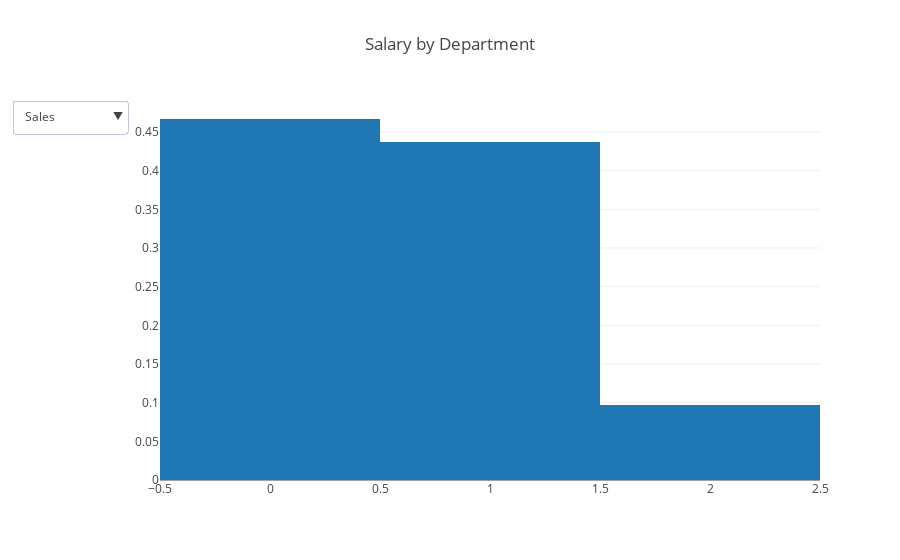

Notebook code cell kept with this figure:
### Code cell
traces = []
for dept in ['sales', 'accounting', 'hr', 'technical', 'support', 'management',
       'IT', 'product_mng', 'marketing', 'RandD']:
    traces.append(
        go.Histogram(
            x=df[df.department == dept].salary,
            histnorm='probability', 
            name = dept, 
            visible = (dept == 'accounting')))
layout = go.Layout(
    title='Salary by Department',
    updatemenus=list([
        dict(
            x=-0.05,
            y=1,
            yanchor='top',
            buttons=list([
                dict(
                    args=['visible', [True] + [False]*9],
                    label='Sales',
                    method='restyle'
                ),
                dict(
                    args=['visible', [False] + [True] + [False]*8],
                    label='Accounting',
                    method='restyle'
                ),
                dict(
                    args=['visible', [False]*2 + [True] + [False]*7],
                    label='Hr',
                    method='restyle'
                ),
                dict(
                    args=['visible', [False]*3 + [True] + [False]*6],
                    label='Technical',
                    method='restyle'
                ),
                dict(
                    args=['visible', [False]*4 + [True] + [False]*5],
                    label='Support',
                    method='restyle'
                ),
                dict(
                    args=['visible', [False]*5 + [True] + [False]*4],
                    label='Management',
                    method='restyle'
                ),
                dict(
                    args=['visible', [False]*6 + [True] + [False]*3],
                    label='IT',
                    method='restyle'
                ),                
                dict(
                    args=['visible', [False]*7 + [True] + [False]*2],
                    label='Product_mng',
                    method='restyle'
                ),                
                dict(
                    args=['visible', [False]*8 + [True] + [False]],
                    label='Marketing',
                    method='restyle'
                ),                
                dict(
                    args=['visible', [False]*9 + [True]],
                    label='RandD',
                    method='restyle'
                ),
                                
                dict(
                    args=['visible', [True]*10],
                    label='All',
                    method='restyle'
                ),
                
            ]),
        )
    ]),
)

fig = {'data': traces, 'layout': layout}
iplot(fig, show_link=False)

### Figure 1 — Plotly figure (JSON) as saved in the notebook; plotly's stock layout.template omitted (floating-point values rounded to 4 significant figures; data arrays with more than 128 entries replaced by an {"elided": "..."} marker saying what was removed)
{"data": [{"histnorm": "probability", "name": "sales", "type": "histogram", "uid": "4565802d-77a1-460a-a2be-586fa3a32ba0", "visible": false, "x": {"elided": "4140 int values"}}, {"histnorm": "probability", "name": "accounting", "type": "histogram", "uid": "cad94ba3-0aa8-4f0d-97a9-71c26549c3d4", "visible": true, "x": {"elided": "767 int values"}}, {"histnorm": "probability", "name": "hr", "type": "histogram", "uid": "9094a8c3-8b84-4f34-b243-1b42d3a47296", "visible": false, "x": {"elided": "739 int values"}}, {"histnorm": "probability", "name": "technical", "type": "histogram", "uid": "087e3d54-7a4c-43b3-8f5f-b38c2e0bd050", "visible": false, "x": {"elided": "2720 int values"}}, {"histnorm": "probability", "name": "support", "type": "histogram", "uid": "ca59e30e-4a95-4498-8dce-ecfbc1cc8c07", "visible": false, "x": {"elided": "2229 int values"}}, {"histnorm": "probability", "name": "management", "type": "histogram", "uid": "c3e73eb1-828d-4ea8-a0d5-7d8e1834d5c8", "visible": false, "x": {"elided": "630 int values"}}, {"histnorm": "probability", "name": "IT", "type": "histogram", "uid": "0322397b-b2a0-4f1a-acf2-b204c8fc4941", "visible": false, "x": {"elided": "1227 int values"}}, {"histnorm": "probability", "name": "product_mng", "type": "histogram", "uid": "f9bc742a-f3ca-4296-a1ad-76e7d061ac2f", "visible": false, "x": {"elided": "902 int values"}}, {"histnorm": "probability", "name": "marketing", "type": "histogram", "uid": "113174e7-4a32-46c2-a750-69b3976d89f3", "visible": false, "x": {"elided": "858 int values"}}, {"histnorm": "probability", "name": "RandD", "type": "histogram", "uid": "3cc2d0cd-d2de-420e-83b6-8f3f1359c108", "visible": false, "x": {"elided": "787 int values"}}], "layout": {"title": {"text": "Salary by Department"}, "updatemenus": [{"buttons": [{"args": ["visible", [true, false, false, false, false, false, false, false, false, false]], "label": "Sales", "method": "restyle"}, {"args": ["visible", [false, true, false, false, false, false, false, false, false, false]], "label": "Accounting", "method": "restyle"}, {"args": ["visible", [false, false, true, false, false, false, false, false, false, false]], "label": "Hr", "method": "restyle"}, {"args": ["visible", [false, false, false, true, false, false, false, false, false, false]], "label": "Technical", "method": "restyle"}, {"args": ["visible", [false, false, false, false, true, false, false, false, false, false]], "label": "Support", "method": "restyle"}, {"args": ["visible", [false, false, false, false, false, true, false, false, false, false]], "label": "Management", "method": "restyle"}, {"args": ["visible", [false, false, false, false, false, false, true, false, false, false]], "label": "IT", "method": "restyle"}, {"args": ["visible", [false, false, false, false, false, false, false, true, false, false]], "label": "Product_mng", "method": "restyle"}, {"args": ["visible", [false, false, false, false, false, false, false, false, true, false]], "label": "Marketing", "method": "restyle"}, {"args": ["visible", [false, false, false, false, false, false, false, false, false, true]], "label": "RandD", "method": "restyle"}, {"args": ["visible", [true, true, true, true, true, true, true, true, true, true]], "label": "All", "method": "restyle"}], "x": -0.05, "y": 1, "yanchor": "top"}]}}
